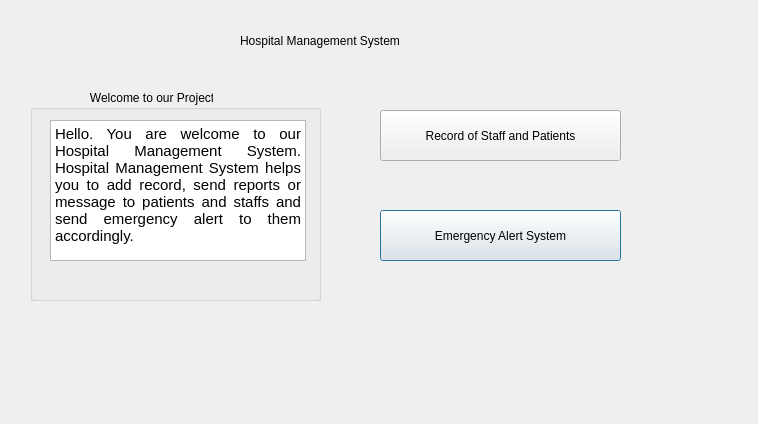
<?xml version="1.0" encoding="UTF-8"?>
<ui version="4.0">
 <class>Options</class>
 <widget class="QDialog" name="Options">
  <property name="geometry">
   <rect>
    <x>0</x>
    <y>0</y>
    <width>758</width>
    <height>424</height>
   </rect>
  </property>
  <property name="windowTitle">
   <string>Dialog</string>
  </property>
  <widget class="QLabel" name="label_background">
   <property name="geometry">
    <rect>
     <x>0</x>
     <y>0</y>
     <width>761</width>
     <height>421</height>
    </rect>
   </property>
   <property name="text">
    <string/>
   </property>
  </widget>
  <widget class="QPushButton" name="pushButton_alert">
   <property name="geometry">
    <rect>
     <x>380</x>
     <y>210</y>
     <width>241</width>
     <height>51</height>
    </rect>
   </property>
   <property name="cursor">
    <cursorShape>ArrowCursor</cursorShape>
   </property>
   <property name="text">
    <string>Emergency Alert System</string>
   </property>
  </widget>
  <widget class="QLabel" name="label_title">
   <property name="geometry">
    <rect>
     <x>240</x>
     <y>20</y>
     <width>261</width>
     <height>41</height>
    </rect>
   </property>
   <property name="text">
    <string>Hospital Management System</string>
   </property>
  </widget>
  <widget class="QPushButton" name="pushButton_record">
   <property name="geometry">
    <rect>
     <x>380</x>
     <y>110</y>
     <width>241</width>
     <height>51</height>
    </rect>
   </property>
   <property name="cursor">
    <cursorShape>ArrowCursor</cursorShape>
   </property>
   <property name="text">
    <string>Record of Staff and Patients</string>
   </property>
  </widget>
  <widget class="QGroupBox" name="groupBox">
   <property name="geometry">
    <rect>
     <x>30</x>
     <y>90</y>
     <width>291</width>
     <height>211</height>
    </rect>
   </property>
   <property name="title">
    <string>                  Welcome to our Project</string>
   </property>
   <widget class="QTextBrowser" name="textBrowser_welcome">
    <property name="geometry">
     <rect>
      <x>20</x>
      <y>30</y>
      <width>256</width>
      <height>141</height>
     </rect>
    </property>
    <property name="html">
     <string>&lt;!DOCTYPE HTML PUBLIC &quot;-//W3C//DTD HTML 4.0//EN&quot; &quot;http://www.w3.org/TR/REC-html40/strict.dtd&quot;&gt;
&lt;html&gt;&lt;head&gt;&lt;meta name=&quot;qrichtext&quot; content=&quot;1&quot; /&gt;&lt;meta charset=&quot;utf-8&quot; /&gt;&lt;style type=&quot;text/css&quot;&gt;
p, li { white-space: pre-wrap; }
hr { height: 1px; border-width: 0; }
&lt;/style&gt;&lt;/head&gt;&lt;body style=&quot; font-family:'Ubuntu'; font-size:11pt; font-weight:400; font-style:normal;&quot;&gt;
&lt;p align=&quot;justify&quot; style=&quot; margin-top:0px; margin-bottom:0px; margin-left:0px; margin-right:0px; -qt-block-indent:0; text-indent:0px;&quot;&gt;Hello. You are welcome to our Hospital Management System. Hospital Management System helps you to add record, send reports or message to patients and staffs and send emergency alert to them accordingly.&lt;/p&gt;&lt;/body&gt;&lt;/html&gt;</string>
    </property>
   </widget>
  </widget>
 </widget>
 <resources/>
 <connections/>
</ui>
